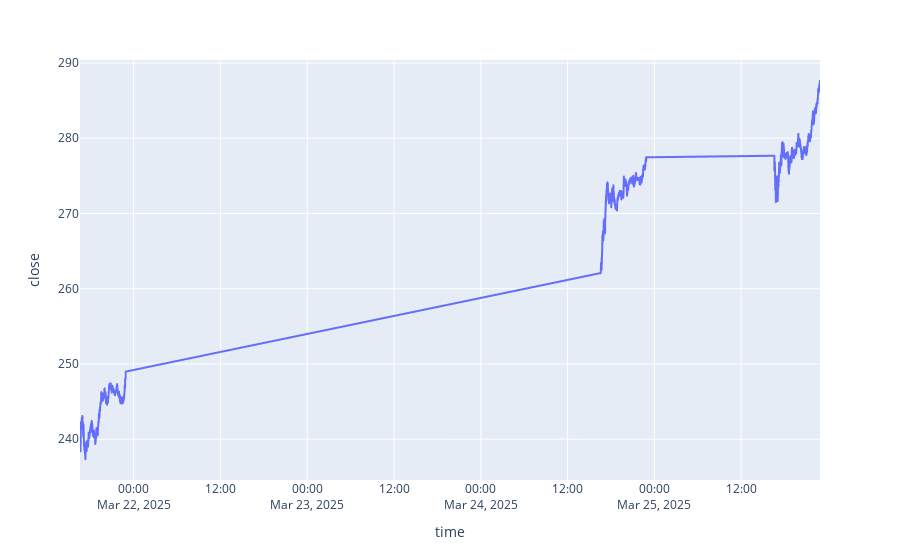

The notebook cell saved with this chart:
### Code cell
import plotly.express as px
fig=px.line(ohlc,x=ohlc['time'],y=ohlc['close'])
fig.show()

### Figure 1 — Plotly figure (JSON) as saved in the notebook; plotly's stock layout.template omitted (floating-point values rounded to 4 significant figures; data arrays with more than 128 entries replaced by an {"elided": "..."} marker saying what was removed)
{"data": [{"hovertemplate": "time=%{x}<br>close=%{y}<extra></extra>", "legendgroup": "", "line": {"color": "#636efa", "dash": "solid"}, "marker": {"symbol": "circle"}, "mode": "lines", "name": "", "showlegend": false, "type": "scattergl", "x": {"elided": "1140 str values"}, "xaxis": "x", "y": {"elided": "1140 float values"}, "yaxis": "y"}], "layout": {"legend": {"tracegroupgap": 0}, "margin": {"t": 60}, "xaxis": {"anchor": "y", "domain": [0, 1], "title": {"text": "time"}}, "yaxis": {"anchor": "x", "domain": [0, 1], "title": {"text": "close"}}}}
